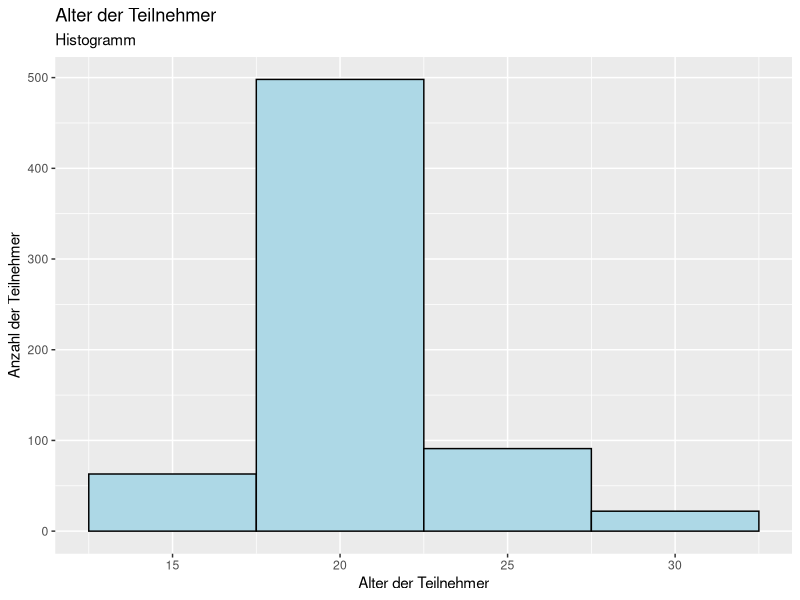
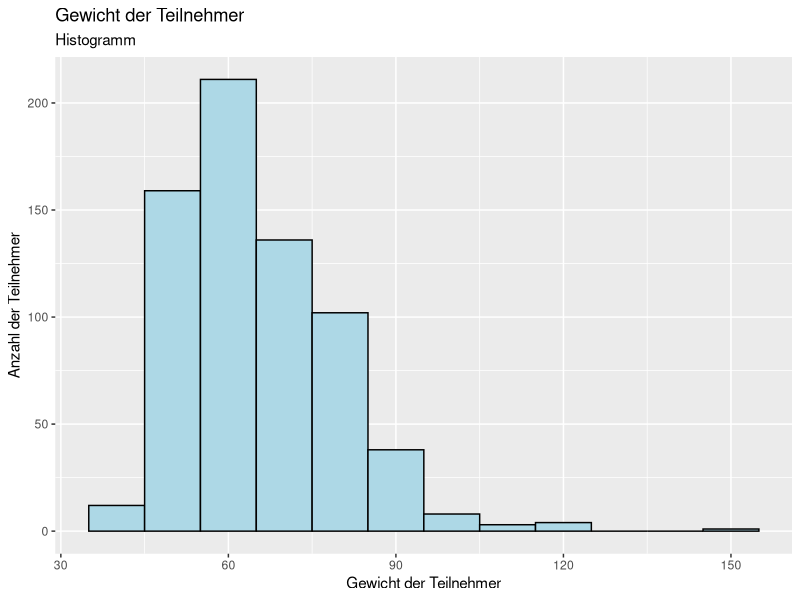
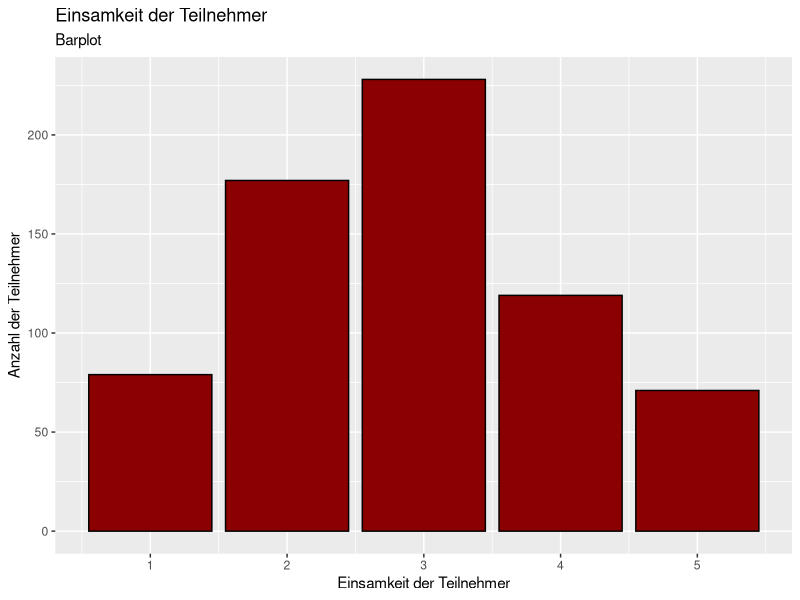
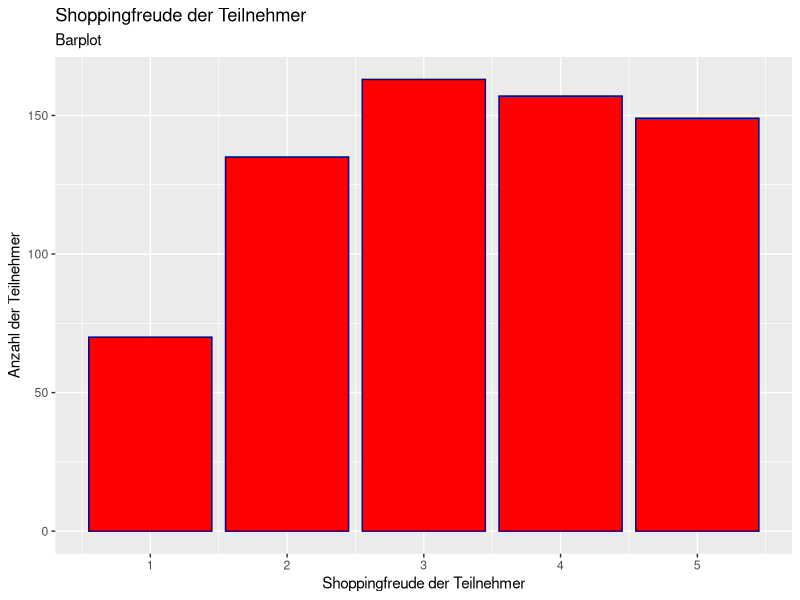
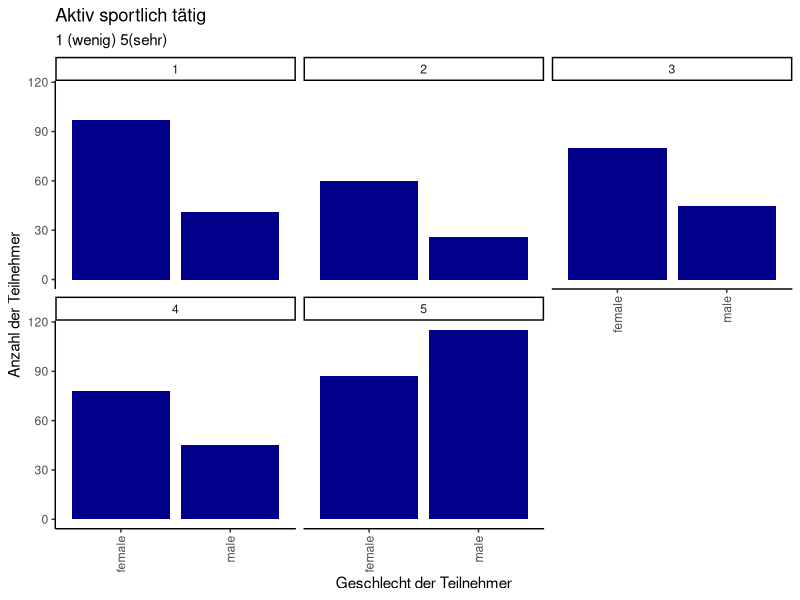
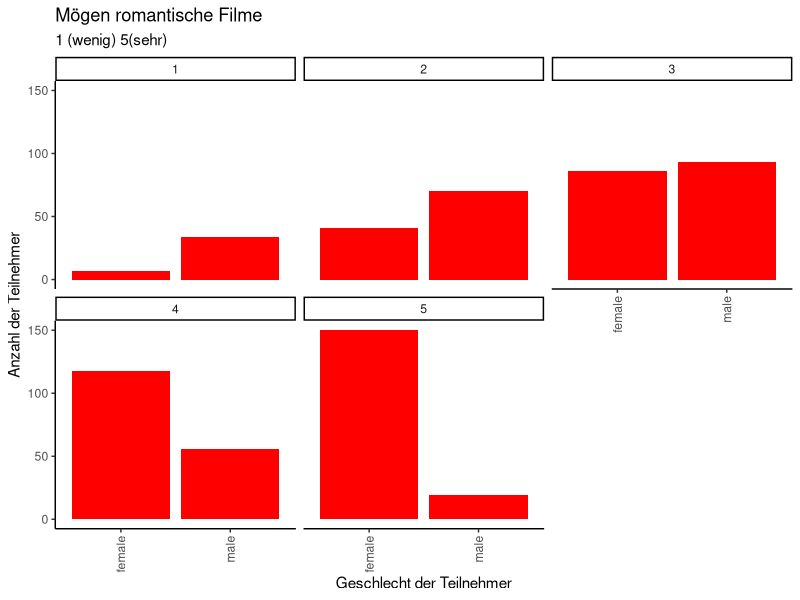
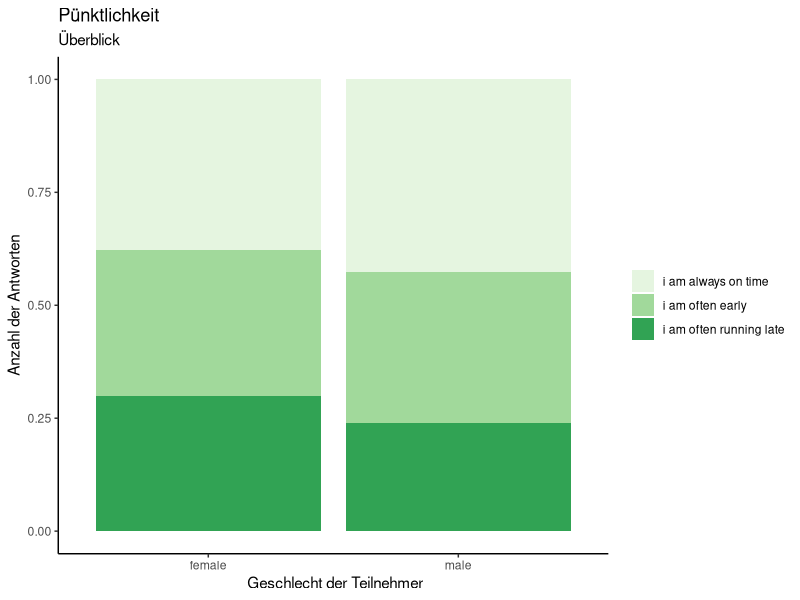
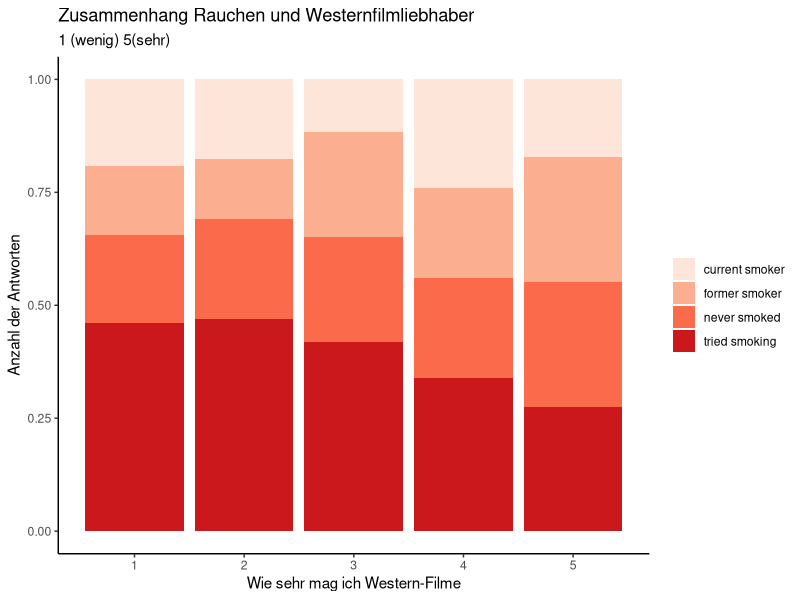

Generate these figures, in order, with R:
## ---- chunk 1
knitr::opts_chunk$set(
	echo = TRUE,
	message = FALSE,
	warning = FALSE
)
## ---- chunk 2
library(readr)
library(ggplot2)
library(tidyverse)
df <- read_csv("responses.csv")
## ---- chunk 3
glimpse(df)
## ---- chunk 4
df <- drop_na(df)
## ---- chunk 5
ggplot(df, aes( x = Age)) +
                geom_histogram(binwidth = 5, color= "black", fill = "lightblue") +
                  labs(title="Alter der Teilnehmer",
                       subtitle="Histogramm")+
                  xlab("Alter der Teilnehmer") +
                  ylab("Anzahl der Teilnehmer")
  
## ---- chunk 6
ggplot(df, aes( x = Weight)) +
                geom_histogram(binwidth = 10, color= "black", fill = "lightblue") +
                  labs(title="Gewicht der Teilnehmer",
                       subtitle="Histogramm")+
                  xlab("Gewicht der Teilnehmer") +
                  ylab("Anzahl der Teilnehmer")
  
## ---- chunk 7
ggplot(df, aes( x = Loneliness)) +
  geom_bar(fill = "darkred", color = "black") +
  labs(title="Einsamkeit der Teilnehmer",
       subtitle="Barplot")+
  xlab("Einsamkeit der Teilnehmer") +
  ylab("Anzahl der Teilnehmer")
## ---- chunk 8
ggplot(df, aes( x = Shopping)) +
  geom_bar(fill = "Red", color = "Darkblue") +
  labs(title="Shoppingfreude der Teilnehmer",
       subtitle="Barplot")+
  xlab("Shoppingfreude der Teilnehmer") +
  ylab("Anzahl der Teilnehmer")
## ---- chunk 9
ggplot(df, aes( x = Gender)) + # Entfernung von fill
  geom_bar( position = "dodge", fill= "darkblue") +
  facet_wrap(~ df$`Active sport` ) + # Getrennte Darstellung der Ausprägungen 
  ggtitle("Aktiv sportlich tätig", "1 (wenig) 5(sehr)") +
  xlab("Geschlecht der Teilnehmer") +
  ylab("Anzahl der Teilnehmer") +
  theme_classic() +
  theme(legend.title = element_blank()) +
  theme(axis.text.x = element_text(angle = 90, 
                                   vjust = 0.5, 
                                   hjust=  1))
## ---- chunk 10
ggplot(df, aes( x = Gender)) + # Entfernung von fill
  geom_bar( position = "dodge", fill= "red") +
  facet_wrap(~ df$`Romantic` ) + # Getrennte Darstellung der Ausprägungen 
  ggtitle("Mögen romantische Filme", "1 (wenig) 5(sehr)") +
  xlab("Geschlecht der Teilnehmer") +
  ylab("Anzahl der Teilnehmer") +
  theme_classic() +
  theme(legend.title = element_blank()) +
  theme(axis.text.x = element_text(angle = 90, 
                                   vjust = 0.5, 
                                   hjust=  1))
## ---- chunk 11
ggplot(df, aes(   x = Gender, 
                 fill = Punctuality)) +
  geom_bar( position = "fill") + # Änderung der Darstellung
  ggtitle("Pünktlichkeit", "Überblick") +
  xlab(" Geschlecht der Teilnehmer") +
  ylab("Anzahl der Antworten") +
  theme_classic() +
  scale_fill_brewer(palette = "Greens") +
  theme(legend.title = element_blank())
## ---- chunk 12
ggplot(df, aes(   x = Western, 
                 fill = Smoking)) +
  geom_bar( position = "fill") + # Änderung der Darstellung
  ggtitle("Zusammenhang Rauchen und Westernfilmliebhaber", "1 (wenig) 5(sehr)") +
  xlab("Wie sehr mag ich Western-Filme") +
  ylab("Anzahl der Antworten") +
  theme_classic() +
  scale_fill_brewer(palette = "Reds") +
  theme(legend.title = element_blank())
## ---- chunk 13
ggplot(df, aes(   x = Age, 
                 fill = Smoking)) +
  geom_bar( position = "dodge") +
  ggtitle("Zusammenhang Alter & Rauchen", "Befragte zwischen 15-35 Jahren") +
  xlab("Alter der Teilnehmer") +
  ylab("Anzahl der Teilnehmer") +
  theme_classic() +
  scale_fill_brewer(palette = "Reds") +
  theme(legend.title = element_blank())
## ---- chunk 14
ggplot(df, aes(   x = Politics, 
                 fill = Gender)) +
  geom_bar( position = "dodge") +
  ggtitle("Zusammenhang Geschlecht und Interesse an der Politik", "1(wenig) 5(sehr)") +
  xlab("Interesse an der Politik") +
  ylab("Anzahl der Teilnehmer") +
  theme_classic() +
  scale_fill_brewer(palette = "Reds") +
  theme(legend.title = element_blank())
## ---- chunk 15
ggplot(df, aes( x = Alcohol, # kategoriale Variable
                  y= df$`Active sport`)) + # numerische Variable
  geom_boxplot(fill ="pink", position = "dodge") +
  ggtitle("Zusammenhang Alkoholkonsum und Sport", "Sportaktivität 1-5") +
  xlab("Alkoholkonsum") +
  ylab("Sportkategorie") +
  theme_classic()

## ---- chunk 16
ggplot(df, aes( x =Gender, # kategoriale Variable
                  y= df$`Flying`)) + # numerische Variable
  geom_boxplot(fill ="red", position = "dodge") +
  ggtitle("Zusammenhang Geschlecht und Angst vorm Fliegen", "keine Angst (1) bis große Angst (5)") +
  xlab("Geschlecht") +
  ylab("Skala Angst vor dem FLiegen") +
  theme_classic()
## ---- chunk 17
ggplot(df, aes( x = God)) +
  geom_histogram(fill ="pink", binwidth = 1, color = "black")+
  facet_wrap(~Lying) +
  ggtitle("Zusammenhang Glaube und Ehrlichkeit", "Wie viel lügen Gläubige") +
  xlab("Glaube an Gott") +
  ylab("Anzahl Teilnehmer, die schon gelogen haben") +
  theme_classic()
## ---- chunk 18
ggplot(df, aes( x = Health)) +
  geom_histogram(fill ="red", binwidth = 2, color = "darkblue")+
  facet_wrap(~Alcohol) +
  ggtitle("Zusammenhang Alkohol und Gesundheit", "Ich kümmere mich 1(wenig) 5(sehr) um meine Gesundheit") +
  xlab("Alkohol") +
  ylab("Anzahl Teilnehmer, die auf Ihre Gesundheit achten ") +
  theme_classic()
## ---- chunk 19
ggplot(df, aes( x= Height,
                y= Weight)) +
         geom_point( color ="purple") +
  ggtitle("Zusammenhang Größe und Gewicht", "Größe in cm und Gewicht in kg") +
  xlab("Größe") +
  ylab("Gewicht") +
  theme_classic()
## ---- chunk 20
ggplot(df, aes( x= Age,
                y= Finances)) +
         geom_point( color ="red") +
  ggtitle("Zusammenhang Alter und Sparsam", "Ich bin 1(wenig) 5(sehr) sparsam") +
  xlab("Alter") +
  ylab("Sparsam") +
  theme_classic()
## ---- chunk 21
df <-     # Speichern des Ergebnisses
  df %>%  # Nutzung der Daten aus df
  group_by(Age) %>%  # Gruppierung der Daten nach Alter
  mutate(mean_Gardening = mean(Gardening, na.rm = TRUE)) %>%  # Berechnung Mittelwert pro Gruppe und Erzeugung der neuen Variable mean_wage
  ungroup() # Gruppierung wieder aufheben


ggplot(df, aes( x = Age,
                y = mean_Gardening)) + 
  geom_line(alpha=0.6, color="deepskyblue4")+
  ggtitle("Gartenarbeit nach Alter der Teilnehmer", "Überblick") +
  xlab("Alter der Teilnehmer") +
  ylab("Gartenarbeit") 
  theme_classic()
## ---- chunk 22
df <-     # Speichern des Ergebnisses
  df %>%  # Nutzung der Daten aus wage
  group_by(`Age`) %>%  # Gruppierung der Daten nach Alter
  mutate(mean_Loneliness = mean(Loneliness, na.rm = TRUE)) %>%  # Berechnung Mittelwert pro Gruppe und Erzeugung der neuen Variable mean_wage
  ungroup() # Gruppierung wieder aufheben
ggplot(df, aes( x =Age,
                y = mean_Loneliness)) + 
  geom_line(alpha=1, color="red")+
  ggtitle("Die Einsamkeit in den Altersgruppen", "Ich fühle mich einsam im Leben") +
  xlab("Alter") +
  ylab("Einsamkeit") 
  theme_classic()
